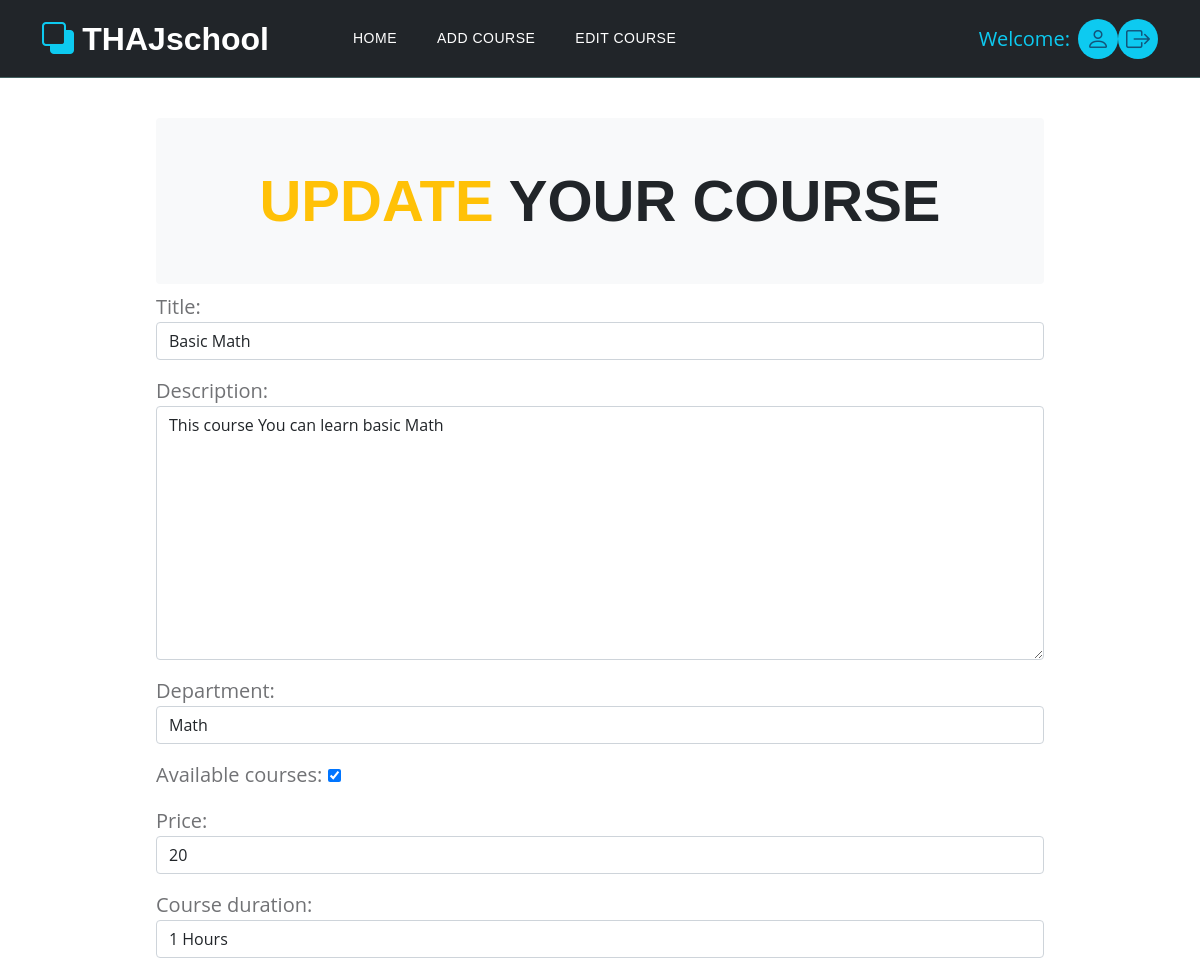
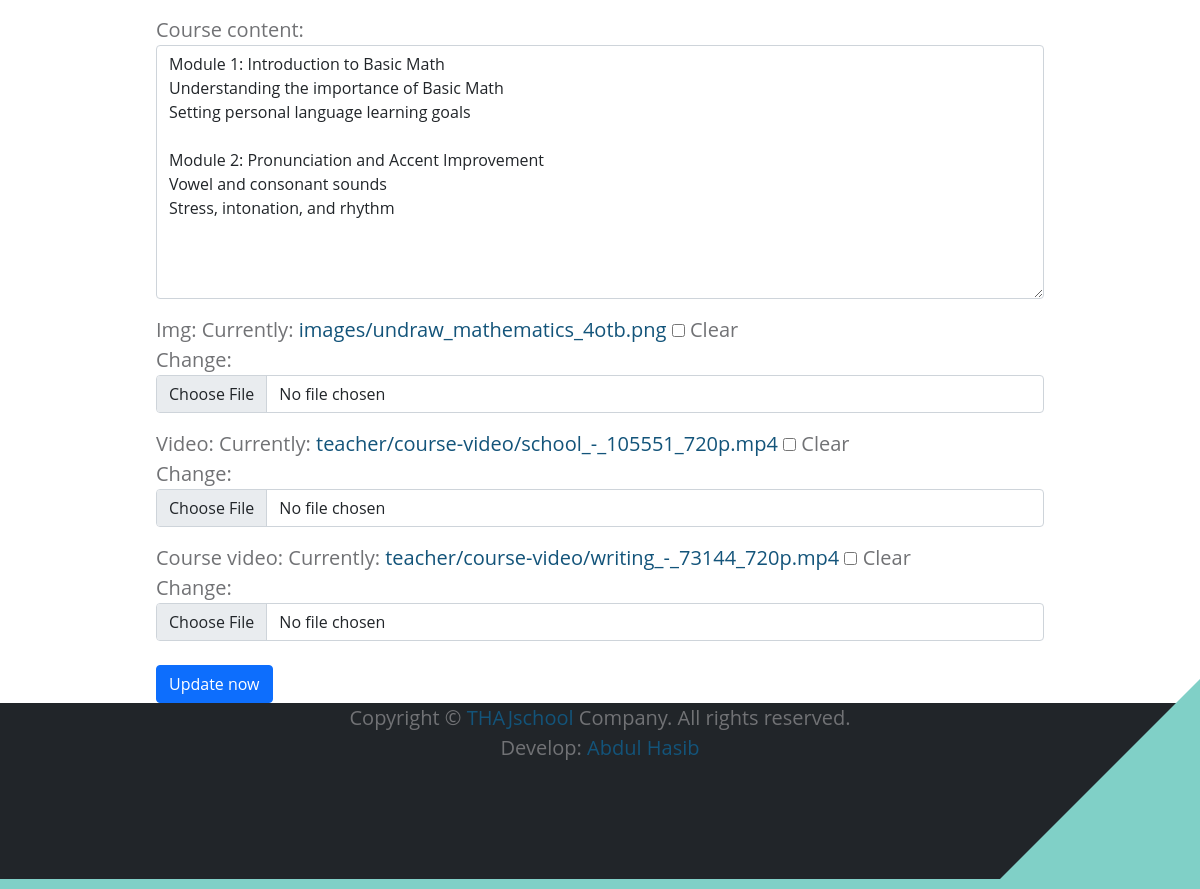
The app's page /teacher/update_course/7/ with its own data (2 pictures, top to bottom).
### teachers/models.py (models this page shows, shortened)
class addCourses(models.Model):
  user = models.ForeignKey(Teacher, related_name='account', on_delete=models.CASCADE)
  title = models.CharField(max_length=100)
  slug = models.SlugField(unique=True)
  description = models.TextField(max_length=1000)
  department = models.ForeignKey(Department, on_delete=models.CASCADE)
  created_date = models.DateTimeField(auto_now_add=True)
  modified_date = models.DateTimeField(auto_now=True)
  available_courses= models.BooleanField(default=True)
  price = models.IntegerField()
  course_duration = models.CharField(max_length=50)
  course_content = models.TextField(max_length=2000)
  img = models.ImageField(upload_to='images/', blank =True)
  video = models.FileField(upload_to='teacher/course-video/', blank=True)
  course_video = models.FileField(upload_to='teacher/course-video/', blank=True)

### teachers/views.py (the view)
# urls.py: path('update_course/<int:id>/', views.updateCourses, name = 'update_course'),
def updateCourses(request, id):
  task = addCourses.objects.get(pk=id)
  form = addCoursesForm(instance = task)
  if request.method == 'POST':
    form = addCoursesForm(request.POST, request.FILES, instance = task)
    if form.is_valid():
      form.save()
      return redirect('edit_page')
  return render(request, 'update_courses.html', {'form':form})

### teachers/forms.py
class addCoursesForm(forms.ModelForm):
  class Meta:
    model = addCourses
    fields = ['title', 'description', 'department', 'available_courses', 'price', 'course_duration', 'course_content', 'img', 'video', 'course_video']
  def __init__(self, *args, **kwargs):
    super().__init__(*args, **kwargs)
    for field in self.fields:
      if field == 'available_courses':
        print()
        continue
      self.fields[field].widget.attrs.update({
      'class' : (
          'form-control'
      )
  })

### teachers/context_processors.py (called while the page is built)
def menu_links(request):
  links = Department.objects.all()
  return dict(links = links)

### teachers/models.py (called while the page is built)
  def __str__(self):
      return self.department_name

### teachers/templates/update_courses.html (shortened to what this page needs)
{% extends "base.html" %}
{% block content %}
<nav class="navbar navbar-expand-lg bg-dark">
  <div class="container">
    <a class="navbar-brand " href="{% url 'home' %}">
      <i class="bi-back text-info"></i>
      <span class="text-white">THAJschool</span>
    </a>
    <div class="collapse navbar-collapse m-0" id="navbarNav">
      <ul class="navbar-nav ms-lg-5 me-lg-auto ">
        <li class="nav-item active">
          <a class="nav-link mr-2 text-white ml-5" href="{% url 'profile' %}">Home </a>
        </li>
        <li class="nav-item">
          <a class="nav-link text-white" href="{% url 'add_course' %}">Add Course</a>
        </li>
        <li class="nav-item">
          <a class="nav-link text-white" href="{% url 'edit_page' %}">Edit Course</a>
        </li>
      </ul>
      <p class="text-info m-2 ">Welcome:{{request.user.first_name}} {{request.user.last_name}}</p>
      <a href="{% url 'user_profile'  %}" class="navbar-icon bg-info bi-person  smoothscroll"></a>
      <a href="{% url 'logout' %}" class="navbar-icon bg-info bi bi-box-arrow-right mr-2"></a>
    </div>
  </div>
</nav>
<div class="container" style="margin-top: 40px;">
  <div class="row">
<div style="width: 80%; margin:auto;">
  <h1 class="bg-light p-5 rounded text-center text-dark "><span class="text-warning">UPDATE</span> YOUR COURSE</h1>
  <form method="post" enctype="multipart/form-data">
    {{form.as_p}}
  <button class="btn btn-primary mt-2" type="submit">Update now</button>
  </form>
</div>
  </div>
</div>
{% endblock content %}

### static/css/templatemo-topic-listing.css (style rules this page uses)
:root { --white-color: #ffffff; --primary-color: #13547a; --secondary-color: #80d0c7; --section-bg-color: #f0f8ff; --custom-btn-bg-color: #80d0c7; --custom-btn-bg-hover-color: #13547a; --dark-color: #000000; --p-color: #717275; --border-color: #7fffd4; --link-hover-color: #13547a; --body-font-family: 'Open Sans', sans-serif; --title-font-family: 'Montserrat', sans-serif; --h1-font-size: 58px; --h2-font-size: 46px; --h3-font-size: 32px; --h4-font-size: 28px; --h5-font-size: 24px; --h6-font-size: 22px; --p-font-size: 20px; --menu-font-size: 14px; --btn-font-size: 18px; --copyright-font-size: 16px; --border-radius-large: 100px; --border-radius-medium: 20px; --border-radius-small: 10px; --font-weight-normal: 400; --font-weight-medium: 500; --font-weight-semibold: 600; --font-weight-bold: 700; }
body { background-color: var(--white-color); font-family: var(--body-font-family); }
h1, h2, h3, h4, h5, h6 { font-family: var(--title-font-family); font-weight: var(--font-weight-semibold); }
h1 { font-size: var(--h1-font-size); font-weight: var(--font-weight-bold); }
p { color: var(--p-color); font-size: var(--p-font-size); font-weight: var(--font-weight-normal); }
ul li { color: var(--p-color); font-size: var(--p-font-size); font-weight: var(--font-weight-normal); }
a, button { touch-action: manipulation; transition: all 0.3s; }
a { display:inline; color: var(--primary-color); text-decoration: none; }
.navbar { background: transparent; border-bottom: 1px solid rgba(128, 208, 199, 0.35); z-index: 9; }
.navbar-brand, .navbar-brand:hover { font-size: var(--h3-font-size); font-weight: var(--font-weight-bold); display: block; }
.navbar-brand span { font-family: var(--title-font-family); }
.navbar-expand-lg .navbar-nav .nav-link { border-radius: var(--border-radius-large); margin: 10px; padding: 10px; }
.navbar-nav .nav-link { display: inline-block; color: var(--white-color); font-family: var(--title-font-family); font-size: var(--menu-font-size); font-weight: var(--font-weight-medium); text-transform: uppercase; letter-spacing: 0.5px; position: relative; padding-top: 15px; padding-bottom: 15px; }
.navbar-icon { border-radius: var(--border-radius-large); display: inline-block; font-size: var(--h5-font-size); width: 40px; height: 40px; line-height: 40px; text-align: center; transition: all 0.3s ease; }
a { touch-action: manipulation; }

### records on screen
addCourses: title "Basic Math", description "This course You can learn basic Math", department "Math", available_courses "☑", price "20", course_duration "1 Hours", course_content "Module 1: Introduction to Basic Math Understanding the importance of Basic Math Setting personal language learning goals Module 2: Pronunciation and Accent Improvement Vowel and consonant sounds Stress, intonation, and rhythm"
